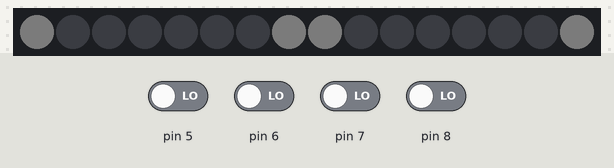
Simulated run of this sketch. Board: Arduino Uno, built with avr-gcc and run on an emulated ATmega328P. On the bench: 16 RGB LEDs in strip order, left to right. The test bench sets the inputs (shaded band); at power-on: pin 5–8 LOW. Dim RGB values are drawn brighter than linear; what the sketch prints to the serial monitor is not drawn.

Above: at 1.2 s.
1.3 s: pin 6 driven HIGH
At 1.67 s:
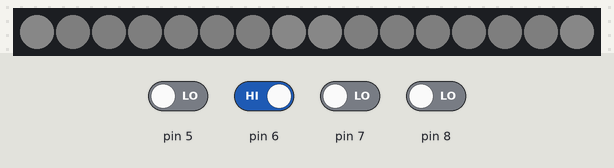
3.4 s: pin 5 driven HIGH
At 4.51 s:
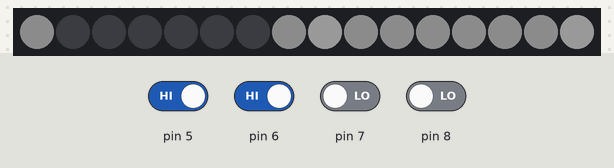
5.9 s: pin 7 driven HIGH
At 6.56 s:
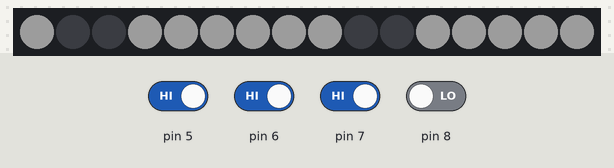
7.6 s: pin 8 driven HIGH
At 8.2 s:
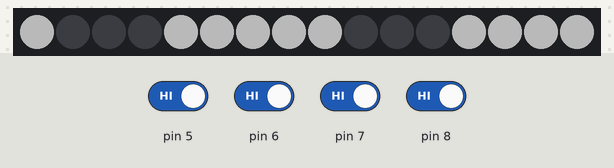
9.5 s: pin 5 driven LOW
At 10.3 s:
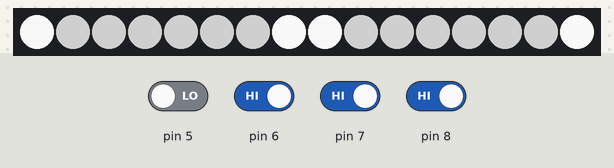
11.3 s: pin 7 driven LOW
Timing chart, 0 to 14.0 s (numbered marks = the images above; inputs shaded):
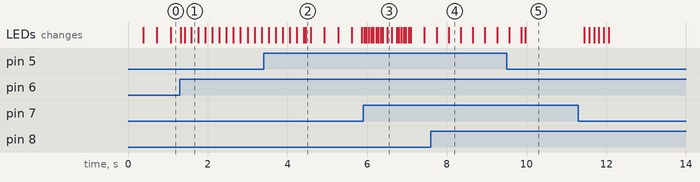

The sketch:

sketch.ino
```cpp
// (licence header left out)
#include "Car.h"
#include "Display.h"
#include "Timer.h"

#define UPDATE_PERIOD 2000
#define MAX_INTENSITY 3750
#define MIN_INTENSITY 20

#define BAUD_RATE 115200

Timer t;

bool moving = false;
uint16_t intensity = 0;
bool up = true;

void pulse() {
    if (!moving) {
        if (up) {
            intensity += 1;
            if (intensity >= MAX_INTENSITY) {
                up = false;
            }
            if (intensity > MAX_INTENSITY/7) {
                intensity += 5;
            }
            if (intensity > MAX_INTENSITY/3) {
                intensity += 5;
            }
            if (intensity > MAX_INTENSITY/2) {
                intensity += 5;
            }
        } else {
            intensity -= 1;
            if (intensity <= MIN_INTENSITY) {
                up = true;
            }
            if (intensity > MAX_INTENSITY/7) {
                intensity -= 5;
            }
            if (intensity > MAX_INTENSITY/3) {
                intensity -= 5;
            }
            if (intensity > MAX_INTENSITY/2) {
                intensity -= 5;
            }
        }
    } else {
        if (intensity <= MAX_INTENSITY) {
            intensity += 1;
            if (intensity > MAX_INTENSITY/7) {
                intensity += 5;
            }
            if (intensity > MAX_INTENSITY/3) {
                intensity += 5;
            }
            if (intensity > MAX_INTENSITY/2) {
                intensity += 5;
            }
        }
    }
}


int8_t centerX = 0;
int8_t centerY = 0;

void updateY() {
    if (Car.goingForward() && centerY < NUM_ROWS) {
        moving = true;
        centerY++;
    } else if (!Car.goingForward() && centerY > 0) {
        moving = false;
        centerY--;
    }

    if (Car.goingBackward() && centerY > -NUM_ROWS) {
        moving = true;
        centerY--;
    } else if (!Car.goingBackward() && centerY < 0) {
        moving = false;
        centerY++;
    }
}

void updateX() {
    if (Car.goingLeft() && centerX < NUM_COLS - 1) {
        moving = true;
        centerX++;
    } else if (!Car.goingLeft() && centerX > 0) {
        moving = false;
        centerX--;
    }
    if (Car.goingRight() && centerX > -NUM_COLS) {
        moving = true;
        centerX--;
    } else if (!Car.goingRight() && centerX < 0) {
        moving = false;
        centerX++;
    }
}

void display() {
    Display.clear();

    for (int8_t i = 0; i < centerY; i++) {
        if (i >= 0) {
            Display.line(i, 0, NUM_COLS, HORIZONTAL, intensity/2);
        }
    }
    for (int8_t i = (NUM_ROWS - 1); i > (NUM_ROWS - 1) + centerY; i--) {
        if (i >= 0) {
            Display.line(i, 0, NUM_COLS, HORIZONTAL, intensity/2);
        }
    }

    for (int8_t i = 1; i < centerX; i++) {
        if (i != 0 && i != (NUM_COLS - 1)) {
            Display.line(0, i, NUM_ROWS, VERTICAL, intensity/2);
        }
    }
    for (int8_t i = (NUM_COLS - 1); i > (NUM_COLS - 1) + centerX; i--) {
        if (i != 0 && i != (NUM_COLS - 1)) {
            Display.line(0, i, NUM_ROWS, VERTICAL, intensity/2);
        }
    }

    Display.line(0, 0, NUM_ROWS, VERTICAL, intensity/2);
    Display.line(0, (NUM_COLS - 1), NUM_ROWS, VERTICAL, intensity/2);

    Display.show();
}

void log() {
    Serial.print(centerX);
    Serial.print(" ");
    Serial.print(centerY);
    Serial.print(" ");
    Serial.print(intensity);
    Serial.print(" ");
    Serial.print(up);
    Serial.print(" ");
    Serial.println(moving);

}

void setup() {
    Serial.begin(BAUD_RATE);
    Display.init();
    Car.init();

    t.every(3, display);
    t.every(10, pulse);
    // Uncomment to log all state variables
    // t.every(10, log);
    t.every(100, updateY);
    t.every(120, updateX);
    Serial.println("restart");
}

void loop() {
    t.update();
}
```

Measured:
- after the input at 3.4 s, the LEDs: first differ from a run without the input after 1.1 s (image 2)
- after the input at 7.6 s, the LEDs: first differ from a run without the input after 0.45 s (image 4)
